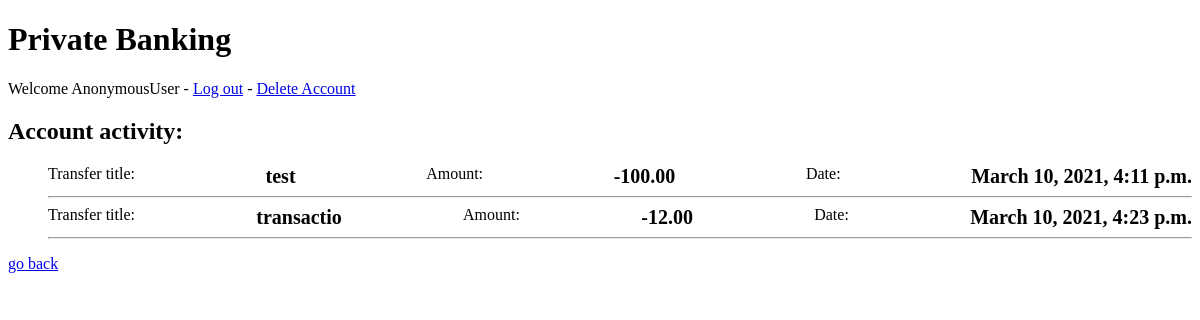
The app's page /banking_app/activity/1, older data.
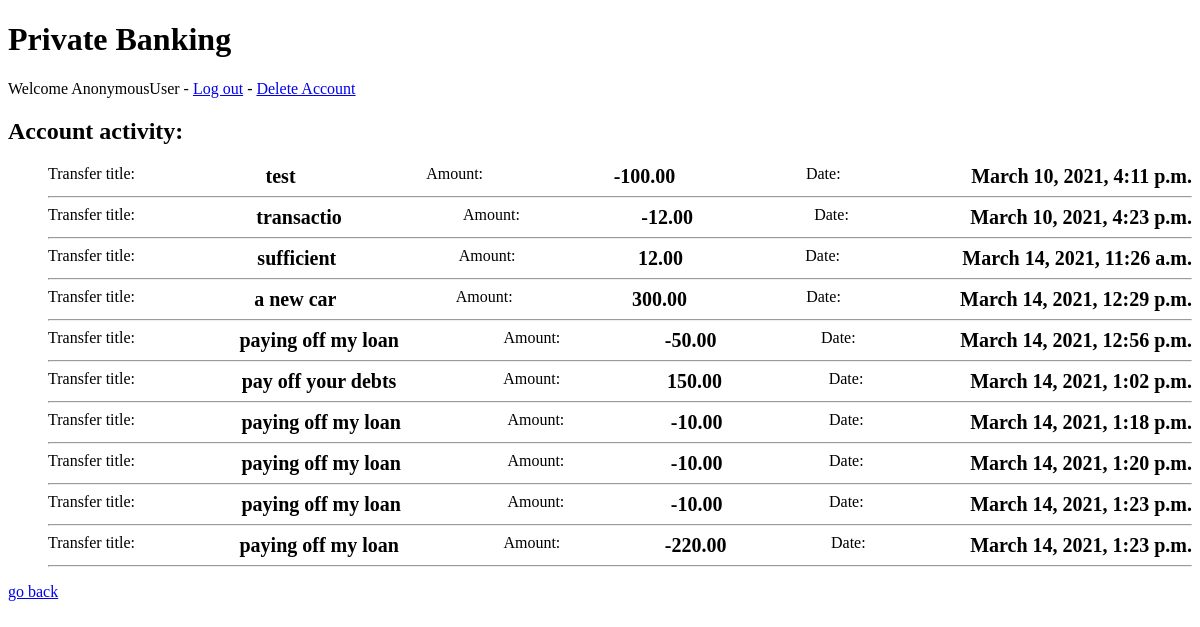
The same page, newer data.
### banking_app/models.py (models this page shows, shortened)
class Ledger(models.Model):
    account = models.ForeignKey(Account, on_delete=models.CASCADE, related_name="fromAccount")
    amount = models.DecimalField(max_digits=100, decimal_places=2)
    text = models.CharField(null=True, max_length=200)
    timestamp = models.DateTimeField(auto_now_add=True)
    transaction_id = models.CharField(max_length=100, blank=True)

### banking_app/views.py (the view)
# urls.py: path('activity/<account_id>', views.activity, name='activity'),
def activity(request, account_id):
    activities = Ledger.objects.filter(account=account_id)
    context = {
        'activities': activities,
    }
    return render(request, 'banking_app/activity.html', context)

### banking_app/templates/banking_app/activity.html
{% extends 'banking_app/base.html' %} {% block content %}
<h2>Account activity:</h2>
<ol>
  {% for activity in activities %}
  <li style="display: flex; justify-content: space-between">
    Transfer title: <span style="font-weight: bold; font-size: 20px;">{{ activity.text }}</span>
    Amount: <span style="font-weight: bold; font-size: 20px;">{{ activity.amount }}</span>
    Date: <span style="font-weight: bold; font-size: 20px;">{{ activity.timestamp }}</span>
  </li>
  <hr />
  {% endfor %}
</ol>
<a href={% url 'banking_app:index' %}>go back</a>
{% endblock %}

### banking_app/templates/banking_app/base.html (shortened to what this page needs)
<!DOCTYPE html>
<html lang="en">
  <head>
  </head>
  <body>
    <h1>Private Banking</h1>
    <p>
      Welcome {{ user }} - <a href="{% url 'login_app:logout' %}">Log out</a> -
      <a href="{% url 'login_app:delete_account' %}">Delete Account</a>
    </p>
    {% block content %} {% endblock %} {% block footer %} {% endblock %}
  </body>
</html>

Row changes from the older to the newer data that the page shows:
added Ledger: text "sufficient", amount "12.00", timestamp "March 14, 2021, 11:26 a.m."
added Ledger: text "a new car", amount "300.00", timestamp "March 14, 2021, 12:29 p.m."
added Ledger: text "paying off my loan", amount "-50.00", timestamp "March 14, 2021, 12:56 p.m."
added Ledger: text "pay off your debts", amount "150.00", timestamp "March 14, 2021, 1:02 p.m."
added Ledger: text "paying off my loan", amount "-10.00", timestamp "March 14, 2021, 1:18 p.m."
added Ledger: text "paying off my loan", amount "-10.00", timestamp "March 14, 2021, 1:20 p.m."
added Ledger: text "paying off my loan", amount "-10.00", timestamp "March 14, 2021, 1:23 p.m."
added Ledger: text "paying off my loan", amount "-220.00", timestamp "March 14, 2021, 1:23 p.m."
